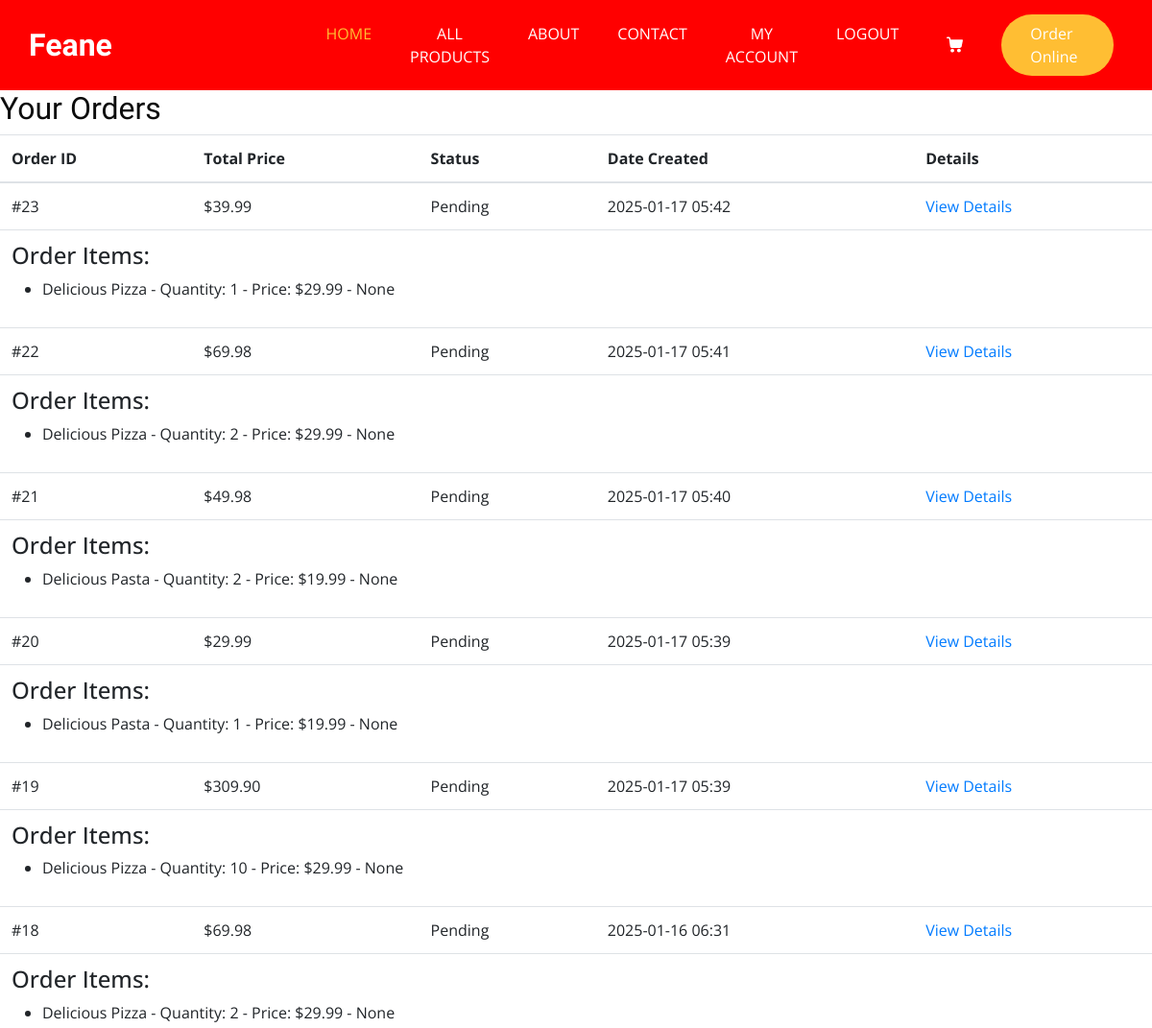
Before: /my-account/ (signed in, upper part) with the older database file.
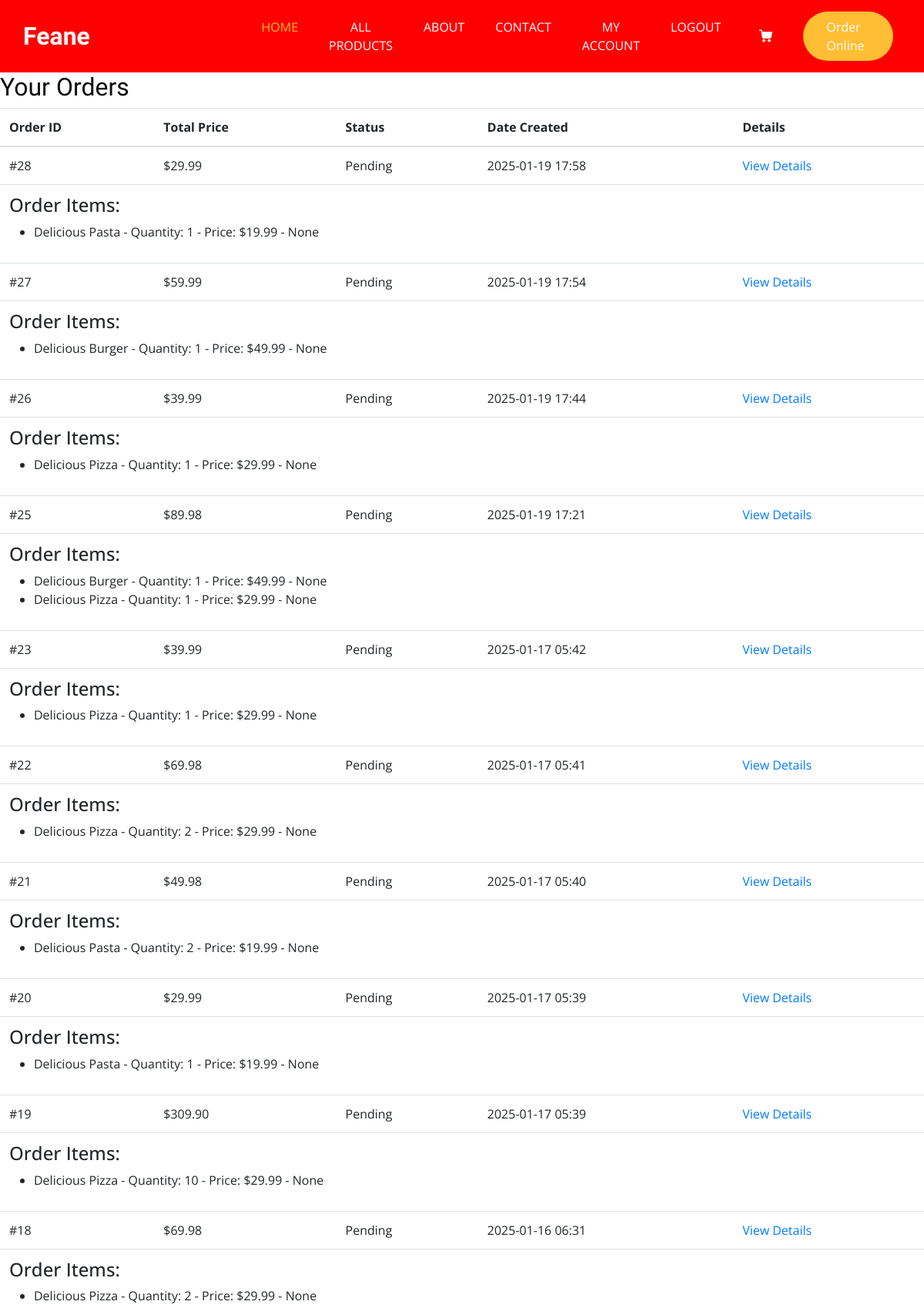
After: the same page with the newer database file.
### ecomm_app/models.py (models this page shows, shortened)
class Order(models.Model):
    user = models.ForeignKey(get_user_model(), on_delete=models.CASCADE)
    total_price = models.DecimalField(max_digits=10, decimal_places=2)
    ordered_at = models.DateTimeField(auto_now_add=True)
    status = models.CharField(max_length=50, default='Pending')
    billing_address = models.CharField(max_length=255)
    shipping_address = models.CharField(max_length=255)
    shipping_method = models.ForeignKey(ShippingMethod, on_delete=models.SET_NULL, null=True)
    payment_method = models.ForeignKey(PaymentMethod, on_delete=models.SET_NULL, null=True)

class OrderItem(models.Model):
    order = models.ForeignKey(Order, related_name="orderitems", on_delete=models.CASCADE)
    product = models.ForeignKey(Product,related_name='orderitems', on_delete=models.CASCADE)
    quantity = models.PositiveIntegerField()
    price = models.DecimalField(max_digits=10, decimal_places=2)
    color = models.ForeignKey(Color, on_delete=models.CASCADE, null=True, blank=True)  # Add color field

class Product(models.Model):
    name = models.CharField(max_length=200)
    description = models.TextField()
    price = models.DecimalField(max_digits=10, decimal_places=2)
    image = models.ImageField(upload_to='product_images/', null=True, blank=True)
    category = models.ForeignKey(Category, related_name='products', on_delete=models.CASCADE, null=True, blank=True)
    stock = models.PositiveIntegerField(default=0)  # Field to store the available quantity in stock.
    colors = models.ManyToManyField('Color',blank=True, related_name='products')  # Many-to-many relationship with Color

### ecomm_app/views.py (the view)
# urls.py: path('my-account/', views.my_account, name='my_account'),
@login_required
def my_account(request):
    orders = Order.objects.filter(user=request.user).order_by('-ordered_at')
    for order in orders:
        order.items = order.orderitems.all()
        for item in order.items:
            item.color_name = item.color.name if item.color else None
    return render(request, 'ecomm/my_account.html', {'orders': orders})

### ecomm_app/templates/ecomm/my_account.html
{% extends "ecomm/base.html" %}
{% block content %}
  <div class="account-container">
    <h2>Your Orders</h2>
    {% if orders %}
      <table class="table">
        <thead>
          <tr>
            <th>Order ID</th>
            <th>Total Price</th>
            <th>Status</th>
            <th>Date Created</th>
            <th>Details</th>
          </tr>
        </thead>
        <tbody>
          {% for order in orders %}
            <tr>
              <td>#{{ order.id }}</td>
              <td>${{ order.total_price }}</td>
              <td>{{ order.status }}</td>
              <td>{{ order.ordered_at|date:"Y-m-d H:i" }}</td>
              <td><a href="{% url 'order_details' order.id %}">View Details</a></td>
            </tr>
            <tr>
              <td colspan="5">
                <h4>Order Items:</h4>
                <ul>
                  {% for item in order.items %}
                    <li>
                      {{ item.product.name }} -
                      Quantity: {{ item.quantity }} -
                      Price: ${{ item.price }} -
                      {{ item.color }}
                    </li>
                  {% endfor %}
                </ul>
              </td>
            </tr>
          {% endfor %}
        </tbody>
      </table>
    {% else %}
      <p>You have no orders yet.</p>
    {% endif %}
  </div>
{% endblock %}

Changed rows visible on the page:
added Order: id "28", total_price "29.99", status "Pending", ordered_at "2025-01-19 17:58"
added OrderItem: product.name "Delicious Pasta", quantity "1", price "19.99", color "None", shown under "28"
added Order: id "27", total_price "59.99", status "Pending", ordered_at "2025-01-19 17:54"
added OrderItem: product.name "Delicious Burger", quantity "1", price "49.99", color "None", shown under "27"
added Order: id "26", total_price "39.99", status "Pending", ordered_at "2025-01-19 17:44"
added OrderItem: product.name "Delicious Pizza", quantity "1", price "29.99", color "None", shown under "26"
added Order: id "25", total_price "89.98", status "Pending", ordered_at "2025-01-19 17:21"
added OrderItem: product.name "Delicious Burger", quantity "1", price "49.99", color "None", shown under "25"
added OrderItem: product.name "Delicious Pizza", quantity "1", price "29.99", color "None", shown under "25"
